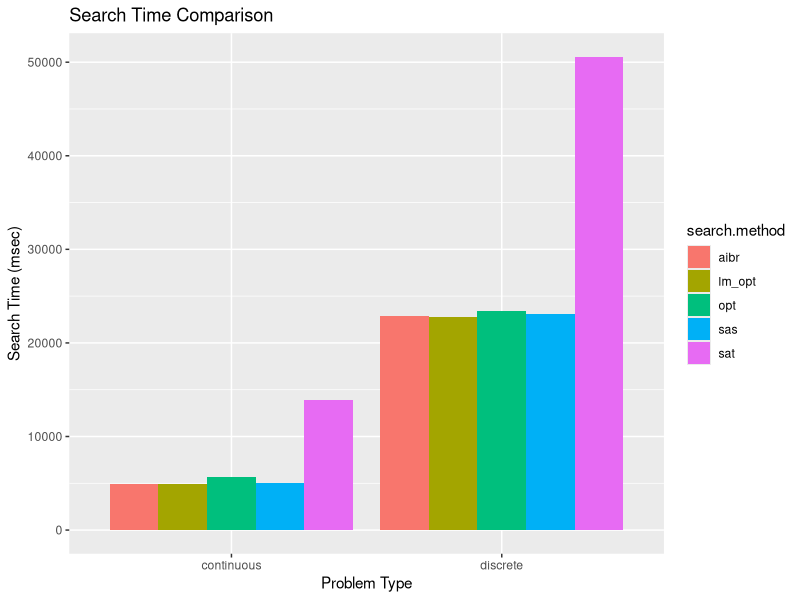
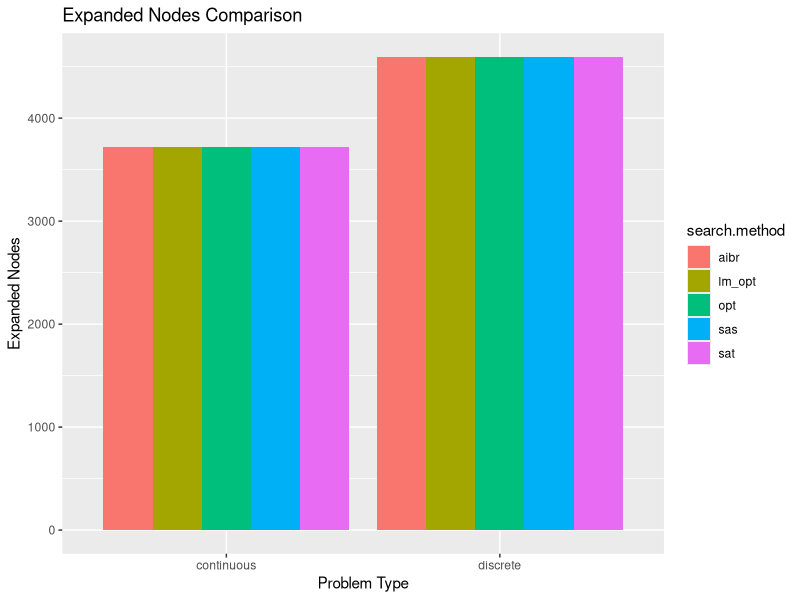
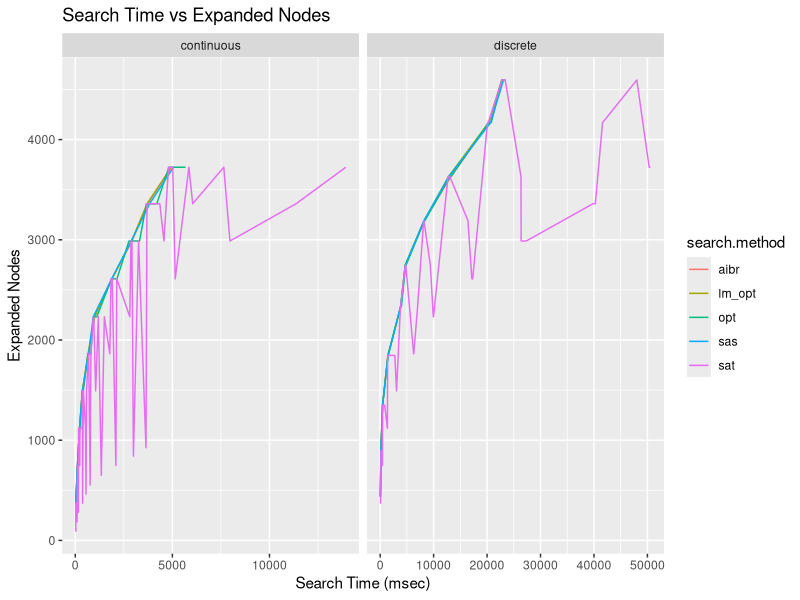
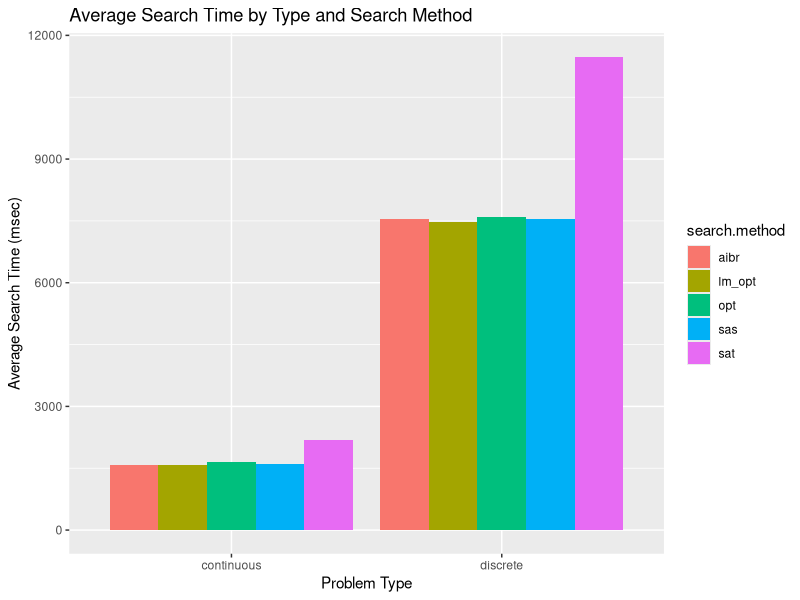
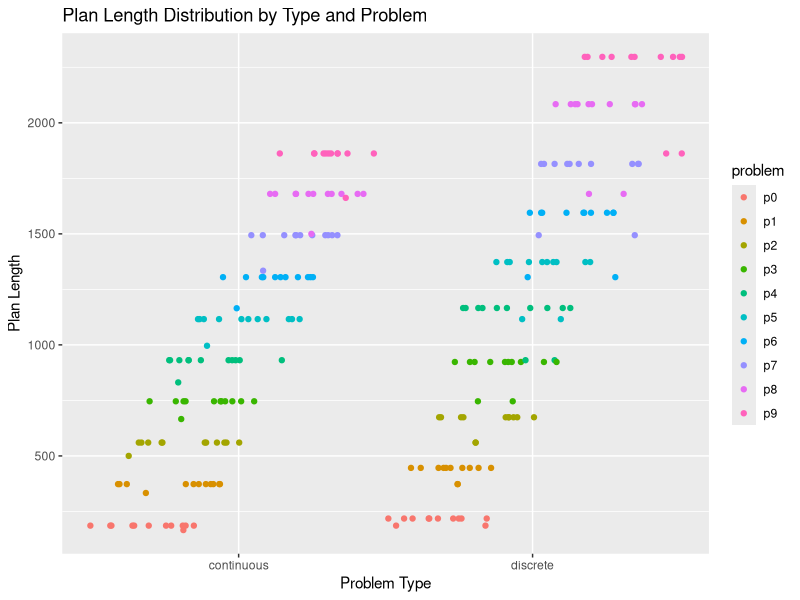
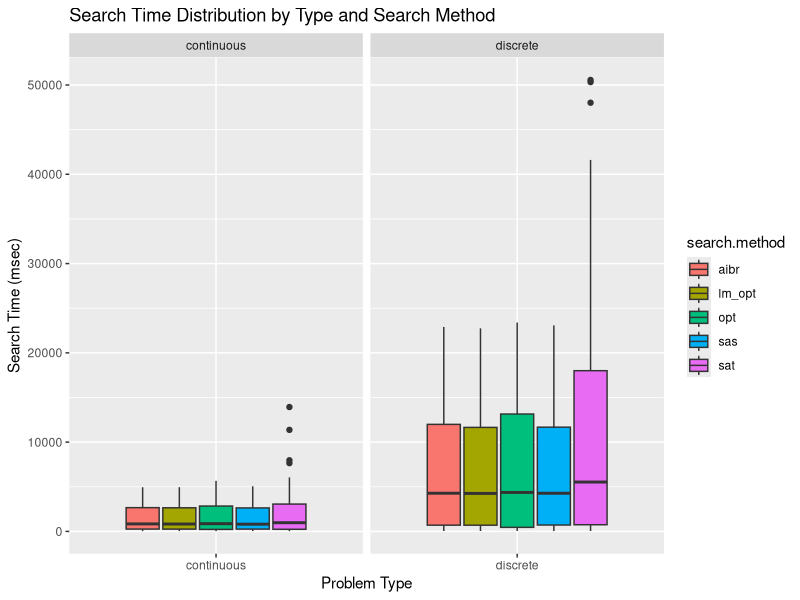
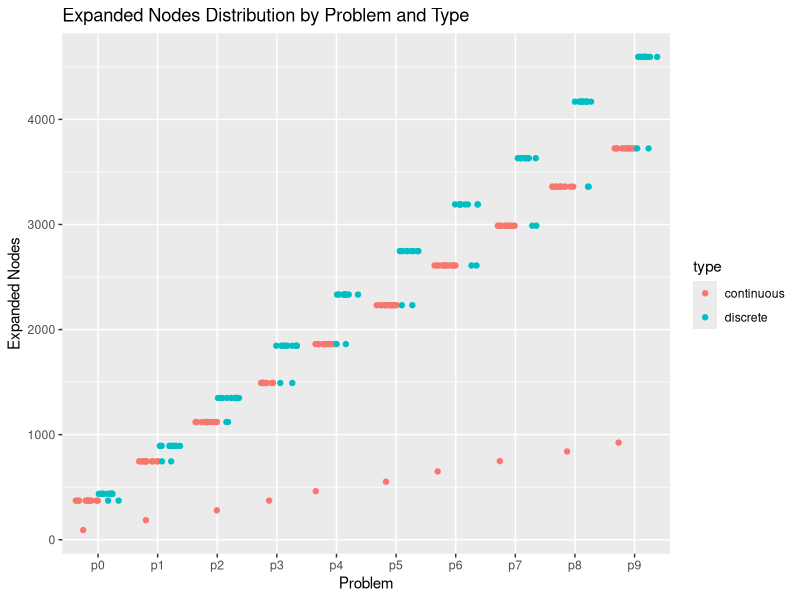
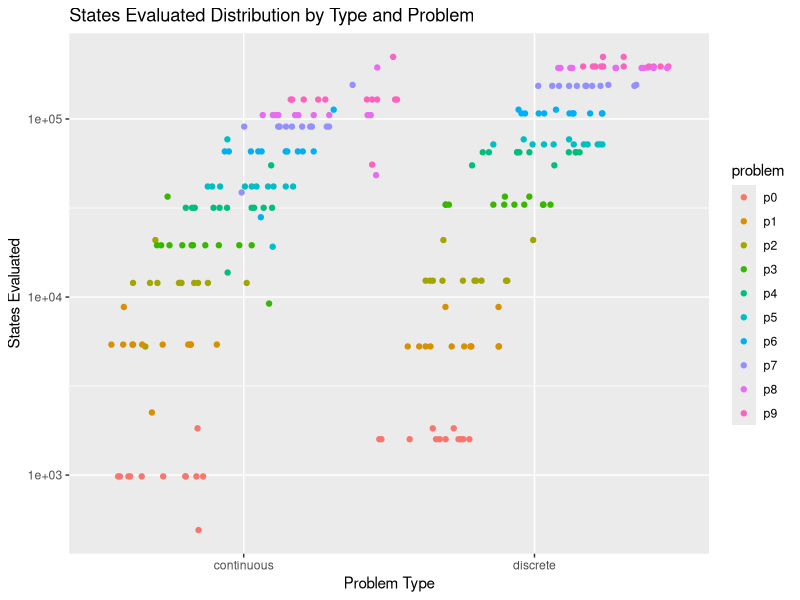

The R source for these figures, in order:
# Load required libraries
library(ggplot2)
library(tidyr)

setwd("/Users/refracc/Documents/PhD/planning-formalisms/course-problem/problems")

df <- read.csv("output.csv")

gg_search_time <- ggplot(df, aes(x = type, y = search.time.msec, fill = search.method)) +
  geom_bar(stat = 'identity', position = 'dodge') +
  labs(x = 'Problem Type', y = 'Search Time (msec)', title = 'Search Time Comparison')

gg_search_time

gg_expanded_nodes <- ggplot(df, aes(x = type, y = expanded.nodes, fill = search.method)) +
  geom_bar(stat = 'identity', position = 'dodge') +
  labs(x = 'Problem Type', y = 'Expanded Nodes', title = 'Expanded Nodes Comparison')

gg_expanded_nodes

gg_search_vs_nodes <- ggplot(df, aes(x = search.time.msec, y = expanded.nodes, color = search.method)) +
  geom_line() +
  facet_wrap(~type, scale='free_x') +
  labs(x = 'Search Time (msec)', y = 'Expanded Nodes', title = 'Search Time vs Expanded Nodes')

gg_search_vs_nodes

gg_avg_search_time <- ggplot(df, aes(x = type, y = search.time.msec, fill = search.method)) +
  geom_bar(stat = 'summary', fun = "mean", position = 'dodge') +
  labs(x = 'Problem Type', y = 'Average Search Time (msec)', title = 'Average Search Time by Type and Search Method')

gg_avg_search_time

# Plan Length by Type and Problem
gg_plan_length <- ggplot(df, aes(x = type, y = plan.length, color = problem)) +
  geom_point(position = position_jitterdodge(), show.legend = TRUE) +
  labs(x = 'Problem Type', y = 'Plan Length', title = 'Plan Length Distribution by Type and Problem')

gg_plan_length

# Search Time (msec) by Type and Search Method
gg_search_time_type <- ggplot(df, aes(x = type, y = search.time.msec, fill = search.method)) +
  geom_boxplot() +
  facet_wrap(~type, scale="free_x") +
  labs(x = 'Problem Type', y = 'Search Time (msec)', title = 'Search Time Distribution by Type and Search Method')

gg_search_time_type

# Expanded Nodes by Problem and Type
gg_expanded_nodes_type <- ggplot(df, aes(x = problem, y = expanded.nodes, color = type)) +
  geom_point(position = position_jitterdodge(), show.legend = TRUE) +
  labs(x = 'Problem', y = 'Expanded Nodes', title = 'Expanded Nodes Distribution by Problem and Type')

gg_expanded_nodes_type

# States Evaluated by Type and Problem
gg_states_evaluated <- ggplot(df, aes(x = type, y = states.evaluated, color = problem)) +
  geom_point(position = position_jitterdodge(), show.legend = TRUE) +
  scale_y_continuous(trans='log10') +
  labs(x = 'Problem Type', y = 'States Evaluated', title = 'States Evaluated Distribution by Type and Problem')

gg_states_evaluated

# Heuristic Time (msec) by Search Method and Type
gg_heuristic_time <- ggplot(df, aes(x = search.method, y = heuristic.time.msec, fill = type)) +
  geom_boxplot() +
  labs(x = 'Search Method', y = 'Heuristic Time (msec)', title = 'Heuristic Time Distribution by Search Method and Type')

gg_heuristic_time

# Duplicates Detected by Search Method and Problem
gg_duplicates_detected <- ggplot(df, aes(x = search.method, y = duplicates.detected, color = problem)) +
  geom_boxplot() +
  labs(x = 'Search Method', y = 'Duplicates Detected', title = 'Duplicates Detected Distribution by Search Method and Problem')

gg_duplicates_detected

# Planning Time (msec) by Type and Search Method
gg_planning_time <- ggplot(df, aes(x = type, y = planning.time.msec, fill = search.method)) +
  geom_boxplot() +
  labs(x = 'Problem Type', y = 'Planning Time (msec)', title = 'Planning Time Distribution by Type and Search Method')

gg_planning_time

# Search Time (msec) vs. Expanded Nodes, split by Type
gg_search_vs_nodes_type <- ggplot(df, aes(x = search.time.msec, y = expanded.nodes, color = type)) +
  geom_point() +
  labs(x = 'Search Time (msec)', y = 'Expanded Nodes', title = 'Search Time vs. Expanded Nodes, split by Type')

gg_search_vs_nodes_type

# Average Plan Length by Type and Search Method
gg_avg_plan_length <- ggplot(df, aes(x = type, y = plan.length, fill = search.method)) +
  geom_boxplot() +
  labs(x = 'Problem Type', y = 'Average Plan Length', title = 'Average Plan Length by Type and Search Method')

gg_avg_plan_length

# Planning Time (msec) by Type and Problem, split by Search Method
gg_planning_time_search_method <- ggplot(df, aes(x = type, y = planning.time.msec, fill = search.method)) +
  geom_boxplot() +
  labs(x = 'Problem Type', y = 'Planning Time (msec)', title = 'Planning Time Distribution by Type and Problem, split by Search Method')

gg_planning_time_search_method

# Heuristic Time (msec) by Problem, split by Search Method
gg_heuristic_time_search_method <- ggplot(df, aes(x = search.method, y = heuristic.time.msec, fill = problem)) +
  geom_boxplot() +
  labs(x = 'Problem', y = 'Heuristic Time (msec)', title = 'Heuristic Time Distribution by Problem, split by Search Method')

gg_heuristic_time_search_method

# Expanded Nodes by Problem, split by Search Method
gg_expanded_nodes_search_method <- ggplot(df, aes(x = problem, y = expanded.nodes, fill = search.method)) +
  geom_boxplot() +
  labs(x = 'Problem', y = 'Expanded Nodes', title = 'Expanded Nodes Distribution by Problem, split by Search Method')

gg_expanded_nodes_search_method

# Duplicates Detected by Problem, split by Search Method
gg_duplicates_detected_search_method <- ggplot(df, aes(x = problem, y = duplicates.detected, color = search.method)) +
  geom_boxplot() +
  labs(x = 'Problem', y = 'Duplicates Detected', title = 'Duplicates Detected Distribution by Problem, split by Search Method')

gg_duplicates_detected_search_method

# Plan Length vs. Search Time (msec) by Type, split by Search Method
gg_plan_length_vs_search_time <- ggplot(df, aes(x = plan.length, y = search.time.msec, color = search.method)) +
  geom_point() +
  facet_wrap(~type, scales = 'free_y') +
  scale_y_continuous(trans='log10') +
  labs(x = 'Plan Length', y = 'Search Time (msec)', title = 'Plan Length vs. Search Time, split by Type and Search Method')

gg_plan_length_vs_search_time

# Bar plot for Duplicates Detected by Type and Problem
gg_duplicates_by_type_problem <- ggplot(df, aes(x = type, y = duplicates.detected, fill = problem)) +
  geom_bar(stat = 'identity', position = 'dodge') +
  labs(x = 'Type', y = 'Duplicates Detected', title = 'Duplicates Detected by Type and Problem')

gg_duplicates_by_type_problem

# Line plot for States Evaluated over Search Time, color by Search Method
gg_states_vs_search_time <- ggplot(df, aes(x = search.time.msec, y = states.evaluated, color = search.method)) +
  geom_line() +
  facet_wrap(~type, scales = 'free_x') +
  labs(x = 'Search Time (msec)', y = 'States Evaluated', title = 'States Evaluated over Search Time')

gg_states_vs_search_time

# List of plots
plots <- list(
  gg_search_time, gg_expanded_nodes,
  gg_search_vs_nodes, gg_avg_search_time, gg_plan_length, gg_search_time_type, gg_expanded_nodes_type,
  gg_states_evaluated, gg_heuristic_time, gg_duplicates_detected, gg_planning_time,
  gg_search_vs_nodes_type, gg_avg_plan_length, gg_planning_time_search_method, gg_heuristic_time_search_method, gg_expanded_nodes_search_method,
  gg_duplicates_detected_search_method, gg_plan_length_vs_search_time, gg_duplicates_by_type_problem, gg_states_vs_search_time
)

# Save each plot as a PDF
for (i in seq_along(plots)) {
  ggsave(paste0("plot-", i, ".pdf"), plots[[i]])
}
